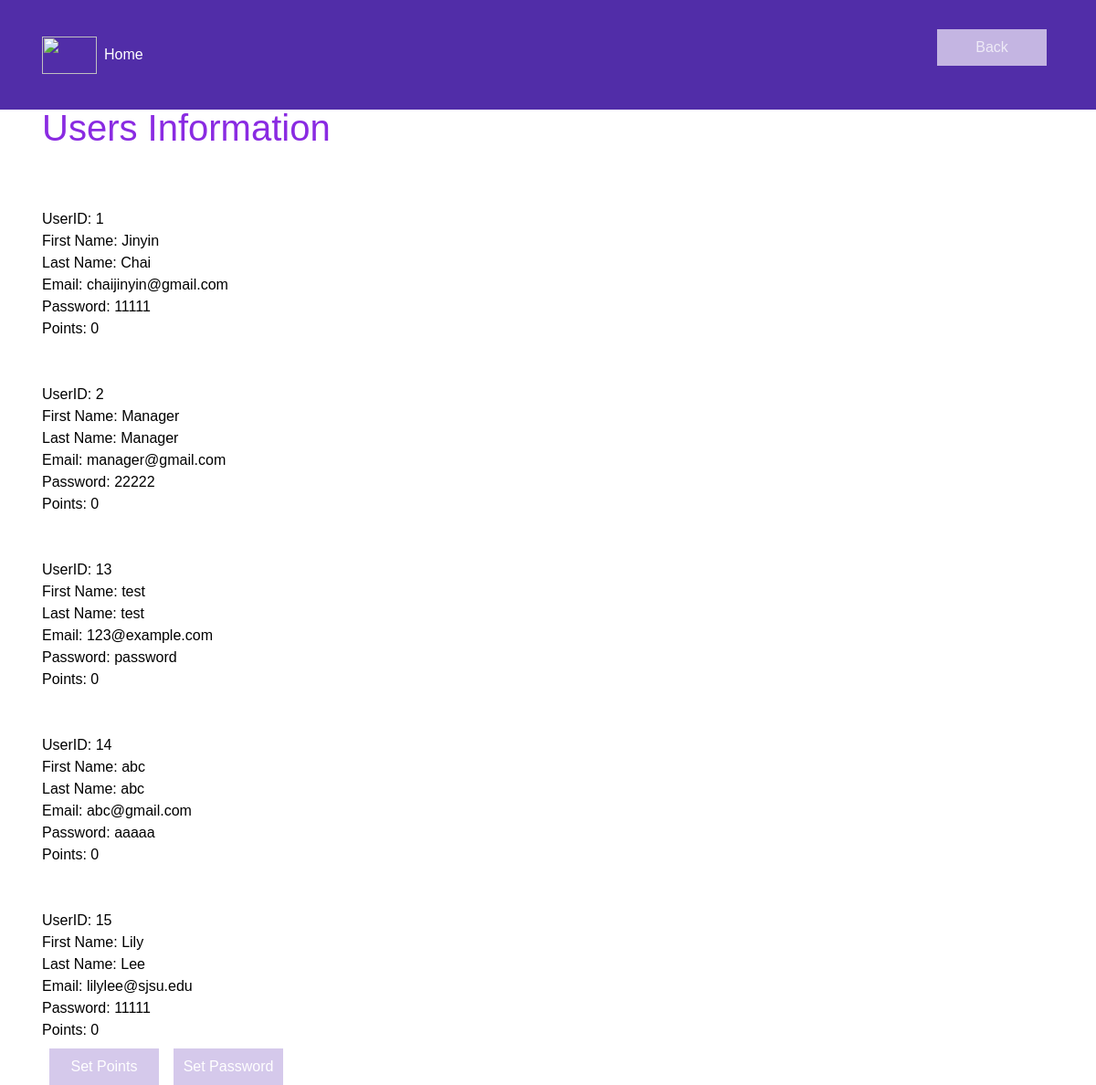
The page /user_manage.php on the database its author committed.
### tables this page shows
CREATE TABLE `Users` (
  `UserID` int(20) NOT NULL,
  `Email` varchar(30) NOT NULL,
  `Password` varchar(20) NOT NULL,
  `Firstnm` varchar(15) NOT NULL,
  `Lastnm` varchar(15) NOT NULL,
  `Points` int(10) NOT NULL DEFAULT 0,
  `salt1` int(20) NOT NULL,
  `salt2` int(20) NOT NULL,
  `hash` varchar(200) NOT NULL
);

### public_html/user_manage.php (the view, shortened to what this page needs)
<?php
require_once 'login.php';
$conn = new mysqli($hn, $un, $pw, $db);
echo <<<_End
<html>
	<head>
		<link rel="stylesheet" href="https://stackpath.bootstrapcdn.com/bootstrap/4.4.1/css/bootstrap.min.css">
        <link rel="stylesheet" type="text/css" href="background.css">
        <link rel="stylesheet" href="styles.css">
        <title>Smart City Recreation</title>
	</head>
	<body>
	    <nav class="navbar navbar-dark navbar-expand-sm fixed-top">
            <div class="container">
                <button class="navbar-toggler" type="button" data-toggle="collapse" data-target="#Navbar">
                    <span class="navbar-toggler-icon"></span>
                </button>
                <a class="navbar-brand mr-auto" href="#"><img src="images/activity.png" height="41" width="60"></a>
                <div class="collapse navbar-collapse" id="Navbar">
                    <ul class="navbar-nav mr-auto">
                        <li class="nav-item active"><a class="nav-link" href="index.php"></span>Home</a></li>
                    </ul>
                    <form method="POST" action="manager_login.php">
                    <button type="submit" name="back" id="back">Back</button></form>
                </div>
            </div>
        </nav>
        <div  class="bodycontent">
            <div class="container">
                <div><label style="color:#8A2BE2;text-align:center;"><h1>Users Information<br/></h1></label></div>
_End;
                $query = "SELECT * FROM Users";
                $result = $conn->query($query);
                if (!$result)
                {
                    echo "No User";
                }
                else
                {
                    $rows = $result->num_rows;
                    for ($i = 0 ; $i < $rows ; ++$i)
                    {
                        $result->data_seek($i);
                        $row = $result->fetch_array(MYSQLI_NUM);
                        $userID = $row[0];
                        $email= $row[1];
                        $pwd = $row[2];
                        $firstname = $row[3];
                        $lastname = $row[4];
                        $points = $row[5];
                        echo "<br><br>";
                        echo "UserID: ".$userID."<br>";
                        echo "First Name: ".$firstname."<br>";
                        echo "Last Name: ".$lastname."<br>";
                        echo "Email: ".$email."<br>";
                        echo "Password: ".$pwd."<br>";
                        echo "Points: ".$points."<br>";
                    }
                }
                echo<<<_e2
                  <div>
                  <button type="button" onclick="document.getElementById('id07').style.display='block'" class="signupbtn">Set Points</button></div>
                  <div>
                  <button onclick="document.getElementById('id06').style.display='block'" name="set_pw_button" id="set_pw_button" type="button" class="signupbtn">Set Password</button></div>
                  <link rel="stylesheet" href="login_style.css">
                  <link rel="stylesheet" type="text/css" href="login_style.css">
                </div>
    </body>
</html>
_e2;
?>

### public_html/background.css (style rules this page uses)
body { background: url(https://image.freepik.com/free-vector/abstract-hand-painted-watercolor-sky-clouds-background_100956-418.jpg); background-size: cover; background-position: center; font-family: Arial; color: black; }
html { height: 100%; }

### public_html/styles.css (style rules this page uses)
body { padding: 50px 0px 0px 0px; z-index: 0; }
.navbar-dark { background-color: #512DA8; }

### public_html/login_style.css (style rules this page uses)
body { font-family: Arial, Helvetica, sans-serif; }
* { box-sizing: border-box; }
button { background-color: #D1C4E9; color: white; padding: 8px 10px; border: none; margin: 8px; cursor: pointer; width: 120; opacity: 0.9; }
.cancelbtn, .signupbtn { float: left; width: 120; }
.container { padding: 16px; }
.bodycontent { margin-top: 50px; }

### rows shown on the page
users: UserID "1", Firstnm "Jinyin", Lastnm "Chai", Email "chaijinyin@gmail.com", Password "11111", Points "0"
users: UserID "2", Firstnm "Manager", Lastnm "Manager", Email "manager@gmail.com", Password "22222", Points "0"
users: UserID "13", Firstnm "test", Lastnm "test", Email "123@example.com", Password "password", Points "0"
users: UserID "14", Firstnm "abc", Lastnm "abc", Email "abc@gmail.com", Password "aaaaa", Points "0"
users: UserID "15", Firstnm "Lily", Lastnm "Lee", Email "lilylee@sjsu.edu", Password "11111", Points "0"
